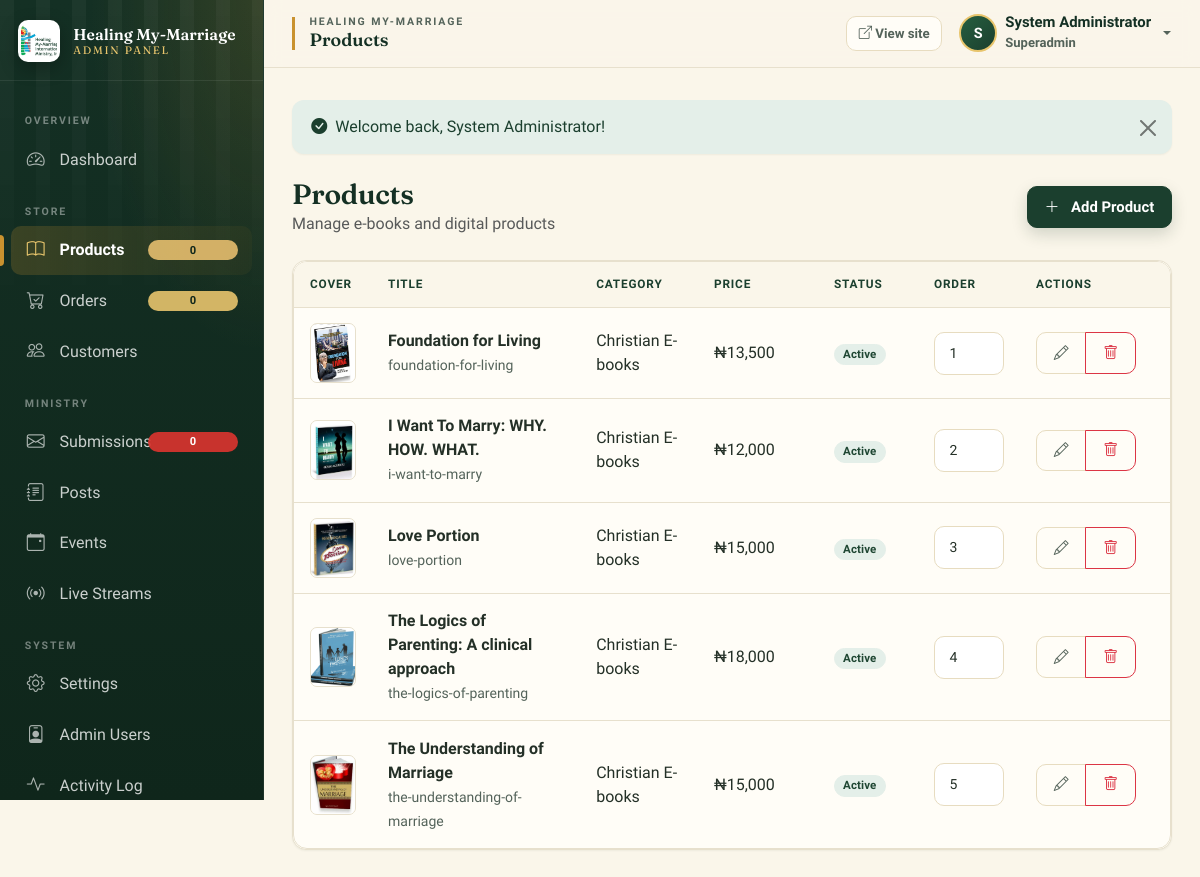
Page /admin/products.php (signed in) on the committed database.
### tables this page shows
CREATE TABLE `products` (
  `id` int(10) UNSIGNED NOT NULL,
  `category_id` int(10) UNSIGNED DEFAULT NULL,
  `slug` varchar(150) NOT NULL,
  `title` varchar(200) NOT NULL,
  `description` text DEFAULT '',
  `short_description` text DEFAULT '',
  `price` int(10) UNSIGNED NOT NULL DEFAULT 0,
  `sale_price` int(10) UNSIGNED DEFAULT NULL,
  `cover_image` varchar(255) DEFAULT '',
  `gallery_images` longtext DEFAULT NULL CHECK (json_valid(`gallery_images`)),
  `format` varchar(50) DEFAULT 'E-book (digital)',
  `is_featured` tinyint(1) DEFAULT 0,
  `is_active` tinyint(1) DEFAULT 1,
  `sort_order` int(11) DEFAULT 0,
  `meta_title` varchar(200) DEFAULT '',
  `meta_description` varchar(300) DEFAULT '',
  `created_at` datetime DEFAULT current_timestamp(),
  `updated_at` datetime DEFAULT current_timestamp() ON UPDATE current_timestamp()
);

CREATE TABLE `categories` (
  `id` int(10) UNSIGNED NOT NULL,
  `name` varchar(100) NOT NULL,
  `slug` varchar(100) NOT NULL,
  `description` text DEFAULT '',
  `sort_order` int(11) DEFAULT 0,
  `is_active` tinyint(1) DEFAULT 1,
  `created_at` datetime DEFAULT current_timestamp(),
  `updated_at` datetime DEFAULT current_timestamp() ON UPDATE current_timestamp()
);

CREATE TABLE `site_settings` (
  `id` int(10) UNSIGNED NOT NULL,
  `setting_key` varchar(100) NOT NULL,
  `setting_value` longtext DEFAULT NULL,
  `setting_type` enum('string','text','json','int','bool','image') DEFAULT 'string',
  `description` text DEFAULT '',
  `is_public` tinyint(1) DEFAULT 0,
  `created_at` datetime DEFAULT current_timestamp(),
  `updated_at` datetime DEFAULT current_timestamp() ON UPDATE current_timestamp()
);

### admin/products.php (the view, shortened to what the rows shown need)
<?php
require_once __DIR__ . '/includes/header.php';
$action = $_GET['action'] ?? 'list';
$products = Database::fetchAll("
    SELECT p.*, c.name as category_name
    FROM products p
    LEFT JOIN categories c ON p.category_id = c.id
    ORDER BY p.sort_order, p.title
");
?>
<div class="d-flex justify-content-between align-items-center mb-4 flex-wrap gap-2">
    <div>
        <h2 class="h3 mb-0">Products</h2>
    </div>
</div>
<?php if ($action === 'list'): ?>
<div class="card">
    <div class="card-body p-0">
        <?php if ($products): ?>
        <div class="table-responsive">
            <table class="table table-hover mb-0">
                <thead>
                    <tr>
                        <th style="width: 60px;">Cover</th>
                        <th>Title</th>
                        <th>Category</th>
                        <th style="width: 120px;">Price</th>
                        <th style="width: 100px;">Status</th>
                        <th style="width: 80px;">Order</th>
                        <th style="width: 150px;">Actions</th>
                    </tr>
                </thead>
                <tbody>
                    <?php foreach ($products as $p): ?>
                    <tr>
                        <td>
                            <?php if ($p['cover_image']): ?>
                            <img src="<?= h(url($p['cover_image'])) ?>" alt="" class="product-img-thumb">
                            <?php else: ?>
                            <div class="product-img-thumb bg-light d-flex align-items-center justify-content-center text-muted small">No image</div>
                            <?php endif; ?>
                        </td>
                        <td>
                            <strong><?= h($p['title']) ?></strong>
                            <br><small class="text-muted"><?= h($p['slug']) ?></small>
                        </td>
                        <td><?= h($p['category_name'] ?? '—') ?></td>
                        <td>
                            <?= money($p['price']) ?>
                        </td>
                        <td>
                            <?php if ($p['is_active']): ?>
                            <span class="badge bg-published">Active</span>
                            <?php else: ?>
                            <span class="badge bg-draft">Inactive</span>
                            <?php endif; ?>
                        </td>
                        <td>
                            <input type="number" class="form-control form-control-sm" value="<?= (int)$p['sort_order'] ?>" data-sort-order="<?= $p['id'] ?>" style="width: 70px;">
                        </td>
                        <td>
                            <div class="btn-group btn-group-sm">
                                <a href="<?= h(url('admin/products.php?action=edit&id=' . $p['id'])) ?>" class="btn btn-outline-secondary" title="Edit"><i class="bi bi-pencil"></i></a>
                                <button class="btn btn-outline-danger" data-confirm="Delete '<?= h($p['title']) ?>'?" onclick="deleteProduct(<?= $p['id'] ?>, this)"><i class="bi bi-trash"></i></button>
                            </div>
                        </td>
                    </tr>
                    <?php endforeach; ?>
                </tbody>
            </table>
        </div>
        <?php else: ?>
        <div class="empty-state p-5"><i class="bi bi-book"></i><h5>No products yet</h5><p class="mb-3">Add your first e-book to get started.</p><a href="<?= h(url('admin/products.php?action=add')) ?>" class="btn btn-forest">Add Product</a></div>
        <?php endif; ?>
    </div>
</div>
<?php endif; ?>
<?php require_once __DIR__ . '/includes/footer.php'; ?>

### admin/includes/header.php (shortened to what the rows shown need)
<?php
require_once __DIR__ . '/../../includes/auth.php';
require_once __DIR__ . '/../../includes/db.php';
$admin = admin_user();
?>
<!doctype html>
<html lang="en">
<head>
<link href="<?= h(asset('vendor/bootstrap/bootstrap.min.css')) ?>" rel="stylesheet">
<link href="<?= h(asset('vendor/bootstrap-icons/bootstrap-icons.min.css')) ?>" rel="stylesheet">
<link href="<?= h(asset('admin/css/admin.css')) ?>" rel="stylesheet">
</head>
<body>
<div class="admin-wrapper">
    <div class="admin-main">
        <header class="admin-topbar">
            <div class="d-flex align-items-center justify-content-between w-100 gap-3">
                <div class="d-flex align-items-center gap-2 gap-md-3">
                    <div class="dropdown">
                        <button class="btn btn-link p-0 d-flex align-items-center gap-2 dropdown-toggle text-decoration-none" type="button" data-bs-toggle="dropdown" aria-expanded="false">
                            <span class="avatar-circle"><?= h(strtoupper($admin['full_name'][0])) ?></span>
                            <span class="d-none d-md-inline text-start">
                                <span style="display:block; line-height:1.1; font-weight:600; color:var(--forest-900);"><?= h($admin['full_name']) ?></span>
                                <small style="color:var(--muted); text-transform:capitalize;"><?= h($admin['role']) ?></small>
                            </span>
                        </button>
                    </div>
                </div>
            </div>
        </header>
        <main class="admin-content">

### rows in the picture
products: shows a picture, title "Foundation for Living", slug "foundation-for-living", category.name "Christian E-books", price.setting_value "₦13,500", is_active "Active", sort_order+id "1"
products: shows a picture, title "I Want To Marry: WHY. HOW. WHAT.", slug "i-want-to-marry", category.name "Christian E-books", price.setting_value "₦12,000", is_active "Active", sort_order+id "2"
products: shows a picture, title "Love Portion", slug "love-portion", category.name "Christian E-books", price.setting_value "₦15,000", is_active "Active", sort_order+id "3"
products: shows a picture, title "The Logics of Parenting: A clinical approach", slug "the-logics-of-parenting", category.name "Christian E-books", price.setting_value "₦18,000", is_active "Active", sort_order+id "4"
products: shows a picture, title "The Understanding of Marriage", slug "the-understanding-of-marriage", category.name "Christian E-books", price.setting_value "₦15,000", is_active "Active", sort_order+id "5"

### other values in the picture
$siteName "Healing My-Marriage"
$siteName "HEALING MY-MARRIAGE"
$page_title "Products"
$admin['full_name'][0] "S"
$admin['full_name'] "System Administrator"
$admin['role'] "Superadmin"
$flash['message'] "Welcome back, System Administrator!"
